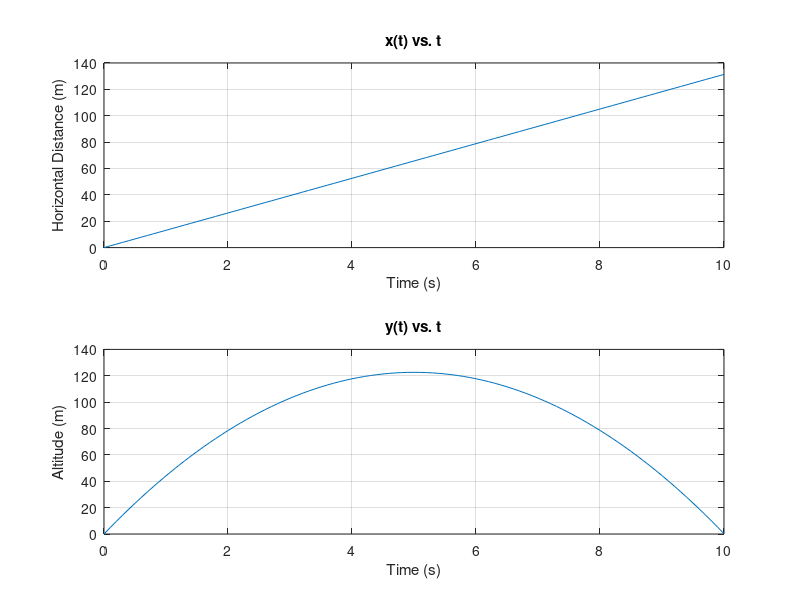

Recreate this plot in MATLAB.
t=0:0.1:10;

g= 9.8;

v0 = 50.75;

theta0 = 5*pi/12;

y0 = 0;

x0 = 0; 
y = y0-0.5*g* t.^2 + v0*sin(theta0).*t;
x=x0+v0*cos(theta0).*t;

figure(1);

subplot(2,1,1)

plot(t,x);

title('x(t) vs. t');

xlabel('Time (s)');

ylabel('Horizontal Distance (m)');

grid on;

subplot(2,1,2)

plot(t,y);

title('y(t) vs. t');

xlabel('Time (s)');

ylabel('Altitude (m)');

grid on;